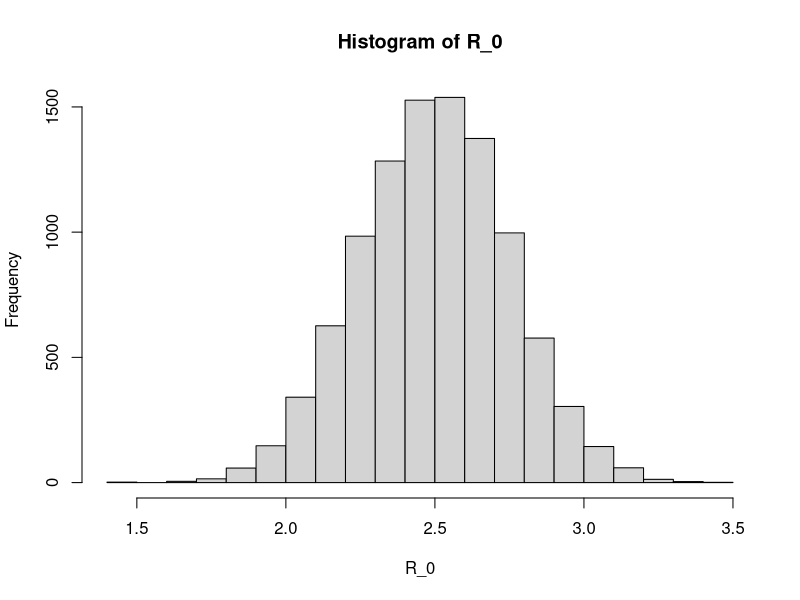
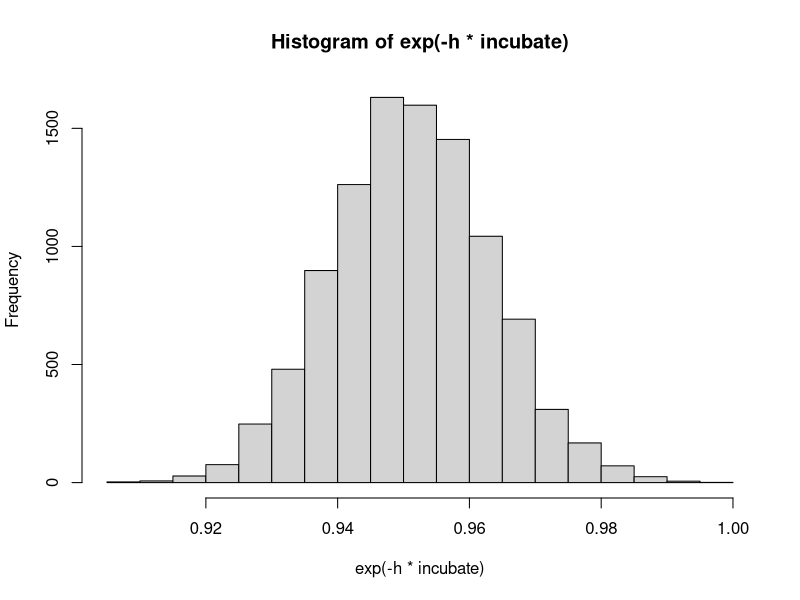
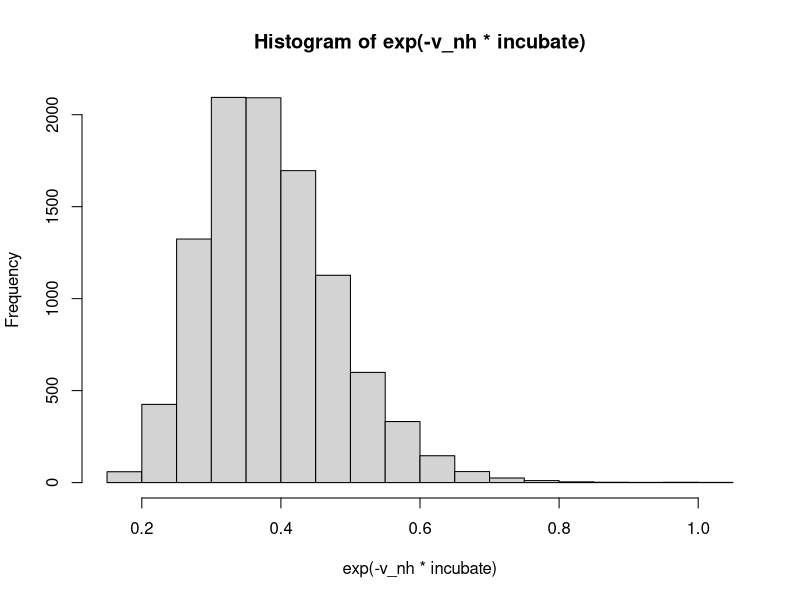

Recreate these plots in R, in order. (Note: a time limit stopped this script after it produced the figures.)
days <- 360
init_pop <- 243336
init_sick <- 6000
  

hr <- 0.05 # Hospitalization as % of infected with SARS-COV2 
IFR <- hr*0.15 # Overall CFR as product of % of hospitalized patients 
incubate <- 14 # Length of incubation before hospitalization 
stay <- 15 # Length of time of hospitalization to death or discharge 
# population 

sim <- 10^4


R_0 <- rnorm(sim,2.5,0.25)
h <- rnorm(sim,-log(1-(hr/incubate)),-0.25*log(1-(hr/incubate))) # rate of hospitalization of infected 
v_nh <- rnorm(sim,-log(1-((1-hr)/incubate)),-0.25*log(1-((1-hr)/incubate))) # Recovery rate for non-hospitalized 
c <- rnorm(sim,-log(1-(0.2/stay)),-0.25*log(1-(0.2/stay))) # mortality rate of hospitalized 
v_h <- rnorm(sim,-log(1-(0.8/(stay))),-0.25*log(1-(0.8/stay))) # Recovery rate from hospitalized to well 

hist(R_0)
hist(exp(-h*incubate))
hist(exp(-v_nh*incubate))


dt <- 1 # Can toggle as needed if numerical instability crops up 

# Key ratios 
# Partitioning of infecteds to hospital: h/v_nh 
# Partitioning of hospitalized to dead/recovered c/v_h


# R_0 <- alpha/(h+v_nh) = 2.05 (I think!) 

S <- matrix(0,sim,days/dt)
I <- matrix(0,sim,days/dt)
H <- matrix(0,sim,days/dt)
R <- matrix(0,sim,days/dt)

Dead <- matrix(0,sim,days/dt)
sum <- matrix(0,sim,days/dt)
Hcount <- matrix(0,sim,days/dt)


S[,1] <- init_pop - init_sick
I[,1] <- init_sick 
R[,1] <- 0
Dead[,1] <- 0 
H[,1] <- 2 
sum[,1] <- S[1] + I[1] + R[1] + Dead[1] + H[1]
Hcount[,1] <- H[1]

#alpha[i-1] = 0.15 - (i/360)*0.075
#(0.15 - (i/360)*0.15
for(i in 1:sim){
  for(j in 2:(days/dt)){
  S[i,j] <- S[i,j-1] - (R_0[i]*(v_nh[i]+h[i])*I[i,j-1]*S[i,j-1]/init_pop)*dt
  I[i,j] <- I[i,j-1] + ((R_0[i]*(v_nh[i]+h[i])*I[i,j-1]*S[i,j-1]/init_pop) - (v_nh[i]+h[i])*I[i,j-1])*dt
  H[i,j] <- H[i,j-1] + (h[i]*I[i,j-1] - (c[i]+v_h[i])*H[i,j-1])*dt 
  R[i,j] <- R[i,j-1] + (v_nh[i]*I[i,j-1] + (v_h[i])*H[i,j-1])*dt
  Dead[i,j] <- Dead[i,j-1] + (c[i]*H[i,j-1])*dt # Cumulative dead 
  sum[i,j] <- S[i,j] + I[i,j] + H[i,j] + R[i,j] + Dead[i,j] # Checking conservation 
  Hcount[i,j] <- Hcount[i,j-1] + h[i]*I[i,j-1] # cumulative # hospitalized
    }
}


plot(seq(1,days/dt,1),I[1,],type = 'lwd',ylim = c(0,150000))
for(i in 2:sim){
  lines(seq(1,days/dt,1),I[i,],size=0.00001)
}

# extracting peak hospitalized from each simulation 
peak_hosp <- apply(H,1,max)
peak_dead <- apply(Dead,1,max)

# function to standardize the inputs 

std_func <- function(x){
  x_std <- rep(0,length(x))
  for(i in 1:length(x)){
    x_std[i] = (x[i] - mean(x,na.rm=T))/sd(x,na.rm=T)
  }
  return(x_std)
}

library(dplyr)
peaks <- data.frame(hospital = peak_hosp, dead = peak_dead,
                    R_0 = std_func(R_0), v_nh = std_func(v_nh),
                    v_h = std_func(v_h), h = std_func(h),
                    c = std_func(c))

peaks <- peaks %>% filter(dead < init_pop, dead > 0, hospital < init_pop, hospital > 0,
                          h > -5, h < 5)

h_hist <- ggplot(peaks, aes(x=hospital)) + geom_histogram(stat="density") + xlab("Peak Hospitalized")

r_h <- ggplot(peaks, aes(x=R_0, y = hospital)) + geom_point() + xlab("R_0 (std)") +
  theme_bw() + ylab("Peak Hospitalized")

h_h <- ggplot(peaks, aes(x=h, y = hospital)) + geom_point() + xlab("Rate of hospitalization (std)") +
  theme_bw() + ylab("Peak Hospitalized")

vnh_h <- ggplot(peaks, aes(x=v_nh, y = hospital)) + geom_point() + xlab("Rate of recovery outside hospital (std)") +
  theme_bw() + ylab("Peak Hospitalized")

vh_h <- ggplot(peaks, aes(x=v_h, y = hospital)) + geom_point() + xlab("Rate of recovery inside hospital (std)") +
  theme_bw() + ylab("Peak Hospitalized")

c_h <- ggplot(peaks, aes(x=c, y = hospital)) + geom_point() + xlab("Mortality (in hospital,std)") +
  theme_bw() + ylab("Peak Hospitalized")


summary(lm(std_func(hospital)~R_0+v_nh+v_h + h + c,peaks))

library(cowplot)
plot_grid(r_h,h_h,vnh_h,vh_h,c_h,h_hist,nrow=2)

ggplot(peaks,aes(x=R_0,y=h)) + geom_point()
